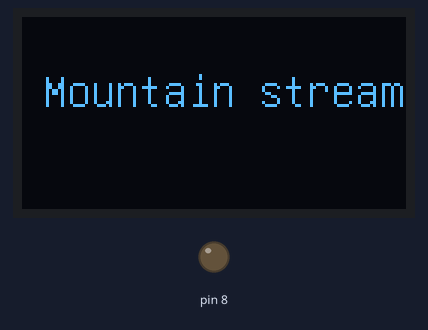
Bench run of a sketch on a simulated Arduino Uno, built with avr-gcc and run on an emulated ATmega328P. On the bench: 128×64 one-colour display, output pins drawn as LEDs (lit = HIGH).

Above: at 0.2 s.

The sketch:

hello-world.ino
```cpp
#include "U8glib.h"
U8GLIB_SSD1306_128X64 u8g(U8G_I2C_OPT_NONE);

const char *text = "Mountain stream";  //
int textWidth;  //

void draw(void) {
  // graphic commands to redraw the complete screen should be placed here
  u8g.setFont(u8g_font_unifont);  //
  textWidth = u8g.getStrWidth(text);  //

  int startX = (u8g.getWidth() - textWidth) / 2 + 3;

  u8g.drawStr(startX, 30, text);  //
}

void setup(void) {
  // flip screen, if required
  // u8g.setRot180();

  // set SPI backup if required
  //u8g.setHardwareBackup(u8g_backup_avr_spi);

  // assign default color value
  if ( u8g.getMode() == U8G_MODE_R3G3B2 ) {
    u8g.setColorIndex(255);     // white
  }
  else if ( u8g.getMode() == U8G_MODE_GRAY2BIT ) {
    u8g.setColorIndex(3);         // max intensity
  }
  else if ( u8g.getMode() == U8G_MODE_BW ) {
    u8g.setColorIndex(1);         // pixel on
  }
  else if ( u8g.getMode() == U8G_MODE_HICOLOR ) {
    u8g.setHiColorByRGB(255,255,255);
  }

  pinMode(8, OUTPUT);
}

void loop(void) {
  // picture loop
  u8g.firstPage();
  do {
    draw();
  } while( u8g.nextPage() );

  // rebuild the picture after some delay
  //delay(50);
}
```
